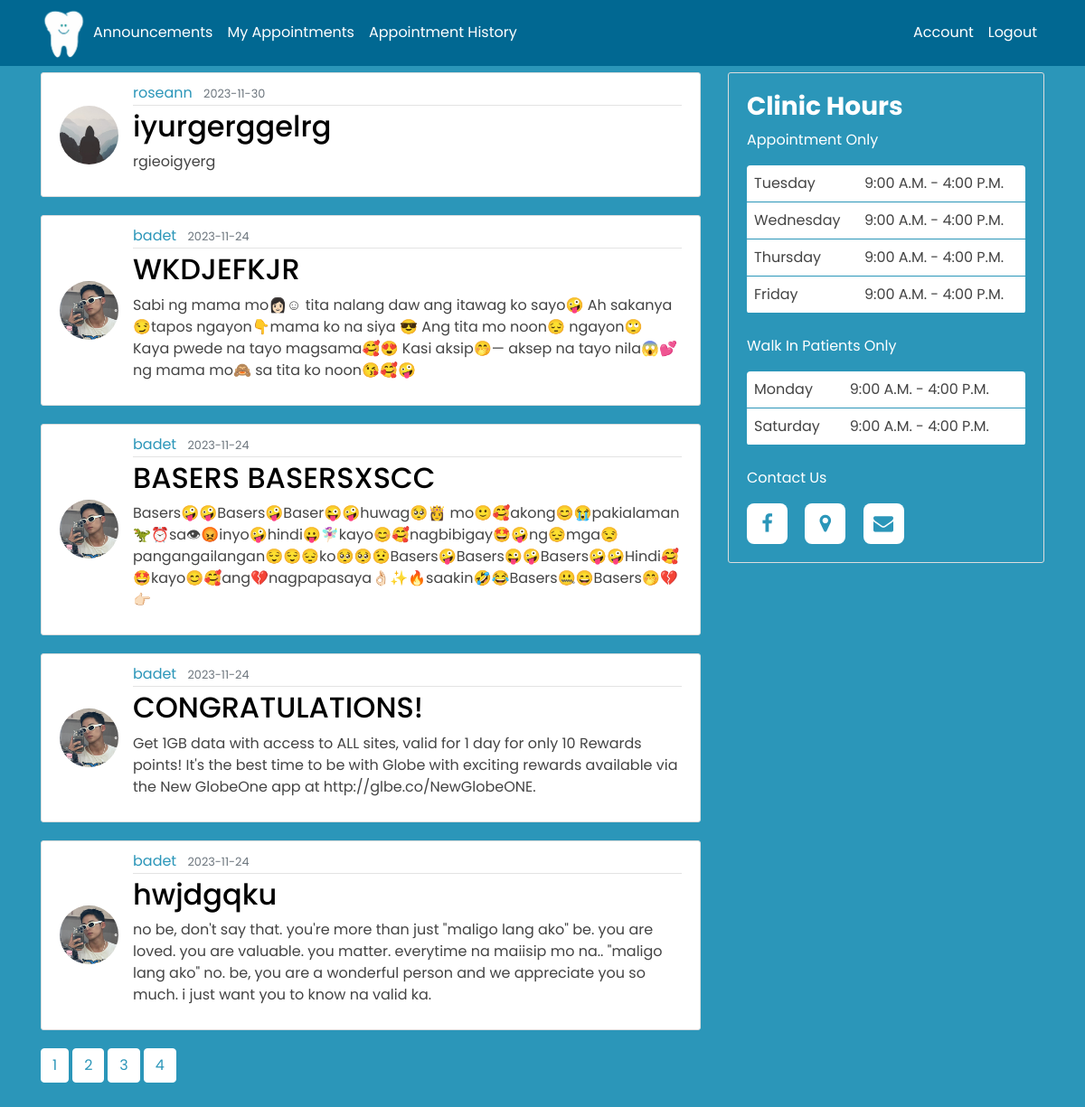
Screenshot of /customer_announcement (signed in) with the database file from the repository.
### main/models.py (models this page shows, shortened)
class Post(db.Model):
    id = db.Column(db.Integer, primary_key=True)
    title = db.Column(db.String(100), nullable=False)
    date_posted = db.Column(db.DateTime, nullable=False, default=datetime.utcnow)
    content = db.Column(db.Text, nullable=False)
    user_id = db.Column(db.Integer, db.ForeignKey('user.id'), nullable=False)

class User(db.Model, UserMixin):
    id = db.Column(db.Integer, primary_key=True)
    FName = db.Column(db.String(30), nullable=False)
    MidName = db.Column(db.String(30), nullable=True)
    LName = db.Column(db.String(30), nullable=False)
    gender = db.Column(db.String(10), nullable=False)
    birthday = db.Column(db.String(8), nullable=False)
    age = db.Column(db.Integer, nullable=False)
    contact = db.Column(db.String(30), unique=True, nullable=False)
    address = db.Column(db.String(100), nullable=False)
    username = db.Column(db.String(20), unique=True, nullable=False)
    email = db.Column(db.String(120), unique=True, nullable=False)
    image_file = db.Column(db.String(20), nullable=False, default='default.jpg')
    password = db.Column(db.String(60), nullable=False)
    posts = db.relationship('Post', backref='author', lazy=True)

### main/main1/routes.py (the view)
@main1.route("/customer_announcement")
@login_required
def customer_announcement():
    if current_user.is_authenticated:
        page = request.args.get('page', 1, type=int)
        posts = Post.query.order_by(Post.date_posted.desc()).paginate(page=page, per_page=5)
        return render_template('customer_announcement.html', title='Announcement', posts=posts)

### main/models.py (called while the page is built)
@login_manager.user_loader
def load_user(user_id):
    return User.query.get(int(user_id))

### main/templates/customer_announcement.html (shortened to what this page needs)
<!DOCTYPE html>
<html>
  <head>
    <link rel="stylesheet" href="https://cdnjs.cloudflare.com/ajax/libs/font-awesome/4.7.0/css/font-awesome.min.css">
    <link rel="stylesheet" href="https://maxcdn.bootstrapcdn.com/bootstrap/4.0.0/css/bootstrap.min.css">
    <link rel="stylesheet" type="text/css" href="{{ url_for('static', filename='announcement.css') }}">
  </head>
    <body style="background-color: #2b96b9;">
      <div class="container">
        <div class="row">
          <div class="col-md-8">
            {% for post in posts.items %}
            <fieldset>
              <article class="media content-section">
                <img class="rounded-circle article-img" src="{{ url_for('static', filename = 'profile_pics/' + post.author.image_file) }}">
                <div class="media-body">
                  <div class="article-metadata">
                    <a class="mr-2">{{ post.author.username }}</a>
                    <small class="text-muted">{{ post.date_posted.strftime('%Y-%m-%d') }}</small>
                  </div>
                    <h2><a class="article-title">{{ post.title }}</a></h2>
                    <p class="article-content">{{ post.content }}</p>
                </div>
              </article>
            </fieldset>
            {% endfor %}
          </div>
          <div class="col-md-4">
            <div class="content-section clinic-hours">
              <h3>Clinic Hours</h3>
              <p class="clinic-hrs-txt">Appointment Only</p>
              <table>
                <tr>
                  <td>Tuesday</td>
                  <td>9:00 A.M. - 4:00 P.M.</td>
                </tr>
                <tr>
                  <td>Wednesday</td>
                  <td>9:00 A.M. - 4:00 P.M.</td>
                </tr>
                <tr>
                  <td>Thursday</td>
                  <td>9:00 A.M. - 4:00 P.M.</td>
                </tr>
                <tr>
                  <td>Friday</td>
                  <td>9:00 A.M. - 4:00 P.M.</td>
              </tr>
              </table>
              <br>
              <p class="clinic-hrs-txt">Walk In Patients Only</p>
              <table>
                <tr>
                  <td>Monday</td>
                  <td>9:00 A.M. - 4:00 P.M.</td>
                </tr>
                <tr>
                  <td>Saturday</td>
                  <td>9:00 A.M. - 4:00 P.M.</td>
                </tr>
              </table>
              <br>
              <p class="clinic-hrs-txt">Contact Us</p>
              <div class="contact-icons">
                <a href="https://www.facebook.com/smileplazaDC" target="_blank"><i class='fa fa-facebook-f' ></i></a>
                <a href="https://maps.app.goo.gl/792nLswoVTeMA8ZG7" target = "_blank"><i class='fa fa-map-marker' ></i></a>
                <a href="#contact" ><i class='fa fa-envelope'></i></a>
              </div>
            </div>
          </div>
        </div>
        <div class="pagination">
          {% for page_num in posts.iter_pages(left_edge=1, right_edge=1, left_current=1, right_current=2) %}
            {% if page_num %}
              {% if posts.page_num == page_num %}
                <a class="btn btn-info mb-4 mr-1" href="{{ url_for('main1.customer_announcement', page=page_num) }}">{{ page_num }}</a>
              {% else %}
                <a class="btn btn-outline-info mb-4 mr-1" href="{{ url_for('main.customer_announcement', page=page_num) }}">{{ page_num }}</a>
              {% endif %}
            {% else %}
              ...
            {% endif %}
          {% endfor %}
        </div>
      </div>
    </body>
</html>
{% extends "customer_nav.html" %}

### main/templates/customer_nav.html (shortened to what this page needs)
<!DOCTYPE html>
<html>
  <head>
      <link rel="stylesheet" href="https://cdnjs.cloudflare.com/ajax/libs/font-awesome/4.7.0/css/font-awesome.min.css">
      <link rel="stylesheet" href="https://maxcdn.bootstrapcdn.com/bootstrap/4.0.0/css/bootstrap.min.css">
      <link rel="stylesheet" type="text/css" href="{{ url_for('static', filename='nav.css') }}">
  </head>
  <body>
    <header class="site-header">
        <nav class="navbar navbar-expand-md navbar-dark bg-steel fixed-top">
          <div class="container">
            <img src="{{ url_for('static', filename = 'images/toothlogo2.png') }}" class="logo" alt="logo">
            <div class="collapse navbar-collapse" id="navbarToggle">
                <div class="navbar-nav mr-auto">
                    <a class="nav-item nav-link" href="/customer_announcement">Announcements</a>
                    <a class="nav-item nav-link" href="/appointment" >My Appointments</a>
                    <a class="nav-item nav-link" href="/" onclick="return false;">Appointment History</a>
                </div>
                <div class="navbar-nav">
                    <a class="nav-item nav-link" href="{{ url_for('users.customer_account') }}">Account</a>
                    <a class="nav-item nav-link" href="{{ url_for('users.logout') }}">Logout</a>
                </div>
            </div>
          </div>
        </nav>
    </header>
    <br>
  </body>
</html>

### main/static/announcement.css (style rules this page uses)
* { font-family: 'Poppins', 'Sans-serif'; }
:root { --first-color: #2b96b9; --second-color: #000; --third-color: #b9f1ee; --fourth-color: #1ccae5; --main-color: #056892; --bg-color: #fff; --text-color: #000; --big-font: 5rem; --h2-font: 3rem; --p-font: 1.1rem; }
body { background-color: #2b96b9; margin-top: 5rem; }
h1, h2, h3, h4, h5, h6 { color: #444444; }
.bg-steel { background-color: #5f788a; }
.content-section { background: #ffffff; padding: 10px 20px; border: 1px solid #dddddd; border-radius: 3px; margin-bottom: 20px; }
.article-title { color: #444444; }
.article-content { color: #444444; white-space: pre-line; }
.article-img { height: 65px; width: 65px; margin-right: 16px; }
.article-metadata { padding-bottom: 1px; margin-bottom: 4px; border-bottom: 1px solid #e3e3e3 }
.container .row .col-md-4 .content-section h3 { font-weight: bold; }
.container .content-section h3 { color: #fff; }
div.content-section { background-color: #2b96b9; padding: 20px; color: #fff; }
.content-section .contact-icons i { height: 45px; width: 45px; background: var(--bg-color); color: var(--first-color); font-size: 22px; display: inline-flex; align-items: center; justify-content: center; border-radius: 8px; margin-right: 15px; transition: all .45s ease; }
.pagination a { background-color: #fff; border-color: #fff; color: #2b96b9; }
table { border-radius: 4px; border-collapse: collapse; width: 100%; background-color: #fff; }
td { border-bottom: 1px solid #2b96b9; padding: 8px; color: #444444; }

### main/static/nav.css (style rules this page uses)
* { font-family: 'Poppins', 'Sans-serif'; }
:root { --first-color: #2b96b9; --second-color: #000; --third-color: #b9f1ee; --fourth-color: #1ccae5; --main-color: #056892; --bg-color: #fff; --text-color: #000; --big-font: 5rem; --h2-font: 3rem; --p-font: 1.1rem; }
body { background: #fafafa; color: var(--first-color); margin-top: 5rem; }
.content-section { padding-top: 10%; }
h1, h2, h3, h4, h5, h6 { color: var(--text-color); }
.bg-steel { background-color: #016892; }
.site-header .navbar-nav .nav-link { color: white; }
.logo { width: 50px; height: auto; cursor: pointer; }
.content-section { align-items: center; background: #ffffff; padding: 10px 20px; border: 1px solid #dddddd; border-radius: 3px; margin-bottom: 20px; }
.article-title { color: #444444; }
.article-content { white-space: pre-line; }
.article-img { height: 65px; width: 65px; margin-right: 16px; }
.article-metadata { padding-bottom: 1px; margin-bottom: 4px; border-bottom: 1px solid #e3e3e3 }
p.article-content { color: #444; }
.container .row .col-md-4 .content-section h3 { font-weight: bold; }
.container .content-section h3 { color: #fff; }
.clinic-hrs-txt { color: #fff; }
.clinic-hours { background-color: #2b96b9; padding: 20px; }
.content-section .contact-icons i { height: 45px; width: 45px; background: var(--bg-color); color: var(--first-color); font-size: 22px; display: inline-flex; align-items: center; justify-content: center; border-radius: 8px; margin-right: 15px; transition: all .45s ease; }
.pagination a { background-color: #fff; border-color: #fff; color: #2b96b9; }
table { border-radius: 4px; border-collapse: collapse; width: 100%; background-color: #fff; }
td { border-bottom: 1px solid #2b96b9; padding: 8px; color: #444444; }

### rows the page displays
Post: image_file (placeholder picture), author.username "roseann", date_posted "2023-11-30", title "iyurgerggelrg", content "rgieoigyerg"
Post: image_file (picture), author.username "badet", date_posted "2023-11-24", title "WKDJEFKJR", content "Sabi ng mama mo👩🏻☺ tita nalang daw ang itawag ko sayo🤪 Ah sakanya 😏tapos ngayon👇mama ko na siya 😎 Ang tita mo noon😔 ngayon🙄 Kaya pwede na tayo magsama🥰😍 Kasi aksip🤭— aksep na tayo nila😱💕ng mama mo🙈 sa tita ko noon😘🥰🤪"
Post: image_file (picture), author.username "badet", date_posted "2023-11-24", title "BASERS BASERSXSCC", content "Basers🤪🤪Basers🤪Baser😜🤪huwag🥺👸 mo🙂🥰akong😊😭pakialaman🦖⏰sa👁😡inyo🤪hindi😛🧚🏻‍♀️kayo😊🥰nagbibigay🤩🤪ng😔mga😒pangangailangan😌😌😔ko🥺🥺😟Basers🤪Basers😜🤪Basers🤪🤪Hindi🥰🤩kayo😊🥰ang💔nagpapasaya👌🏻✨🔥saakin🤣😂Basers🤐😄Basers🤭💔👉🏻"
Post: image_file (picture), author.username "badet", date_posted "2023-11-24", title "CONGRATULATIONS!", content "Get 1GB data with access to ALL sites, valid for 1 day for only 10 Rewards points! It's the best time to be with Globe with exciting rewards available via the New GlobeOne app at http://glbe.co/NewGlobeONE."
Post: image_file (picture), author.username "badet", date_posted "2023-11-24", title "hwjdgqku", content "no be, don't say that. you're more than just \"maligo lang ako\" be. you are loved. you are valuable. you matter. everytime na maiisip mo na.. \"maligo lang ako\" no. be, you are a wonderful person and we appreciate you so much. i just want you to know na valid ka."

### other values shown
{{ page_num }} "1" "2" "3" "4"
